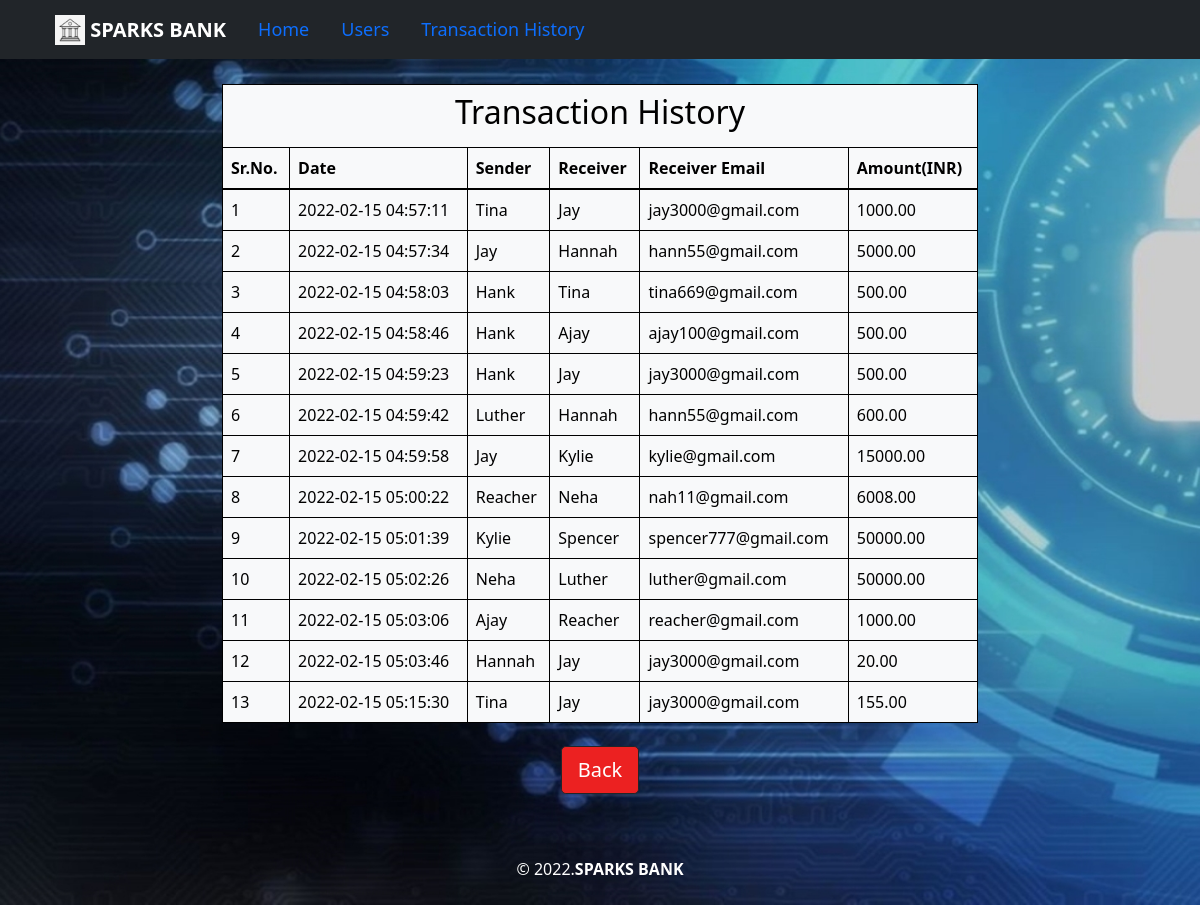
The app's page /allHistory.php with its own data.
### tables this page shows
CREATE TABLE `transfers` (
  `srno` int(11) NOT NULL,
  `date_time` timestamp NOT NULL DEFAULT current_timestamp() ON UPDATE current_timestamp(),
  `sender` varchar(50) NOT NULL,
  `receiver` varchar(50) NOT NULL,
  `r_email` varchar(50) NOT NULL,
  `amount` double(10,2) NOT NULL
);

### allHistory.php (the view, shortened to what this page needs)
<?php
include 'conn.php';
$sql = "SELECT * FROM transfers;";
$result=mysqli_query($conn,$sql);
?>
<!DOCTYPE html>
<html lang="en">
<head>
    <link href="https://cdn.jsdelivr.net/npm/bootstrap@5.1.3/dist/css/bootstrap.min.css" rel="stylesheet">
    <link rel="stylesheet" href="style.css">
</head>
  <body class="bg">
      <?php
        include 'navbar.php';
      ?>
    <div class="container" style="width: 65%; margin-top:25px;">
            <table class="table table-bordered table-light border-0 table-hover">
                <thead>
                  <tr>
                    <div class=""></div><th colspan="6"> <h2 class="text-center">Transaction History</h2> </th>
                  </tr>
                    <tr>
                      <th scope="col">Sr.No.</th>
                      <th scope="col">Date</th>
                      <th scope="col">Sender</th>
                      <th scope="col">Receiver</th>
                      <th scope="col">Receiver Email</th>
                      <th scope="col">Amount(INR)</th>
                    </tr>
                  </thead>
                  <tbody>
                      <?php
                      if($result->num_rows>0){
                        while($row=$result->fetch_assoc()){
                          ?>
                          <tr>
                            <td><?php echo $row['srno']; ?></td>
                            <td><?php echo $row['date_time']; ?></td>
                            <td><?php echo $row['sender']; ?></td>
                            <td><?php echo $row['receiver']; ?></td>
                            <td><?php echo $row['r_email']; ?></td>
                            <td><?php echo $row['amount']; ?></td>
                          </tr>
                            <?php
                        }
                      }
                      else{
                        ?>
                        <tr>
                          <th class="text-center" colspan="6">There's No Data found!!!</th>
                        </tr>
                        <?php
                      }
                      ?>
                  </tbody>
            </table>
            <div class="btn" style="display:revert;">
              <a href="#" class="btn btn-dark btn-lg" style="background-color:#ec2121;" onclick="history.back()">Back</a>
            </div>
      </div>
      <?php
        include 'footer.php';
        ?>
  </body>
</html>

### navbar.php
<nav class="navbar navbar-expand-lg navbar-dark bg-dark"  >
          <a class="navbar-brand" href="index.php" style="color:white;margin-left: 55px;">
            <img src="icon.jpg" width="30" height="30" class="d-inline-block align-top"  alt="img" ><strong style="color: white;">&nbsp;SPARKS BANK</strong>
          </a>
          <a class="nav-item nav-link"  onMouseOver="this.style.color='#D3D3D3'"
          onMouseOut="this.style.color='blue'" href="index.php">Home</a>
          <a class="nav-item nav-link" onMouseOver="this.style.color='#D3D3D3'"
          onMouseOut="this.style.color='blue'" href="users.php">Users</a>
          <a class="nav-item nav-link" onMouseOver="this.style.color='#D3D3D3'"
          onMouseOut="this.style.color='blue'" href="allHistory.php">Transaction History</a>
</nav>

### footer.php
<footer class="footer">
    <div class="container">
        <div class="text-center mt-5 py-2">
             <p style="color:white;">&copy 2022.<b>SPARKS BANK</b> </p>
        </div>
    </div>
</footer>

### style.css (style rules this page uses)
body, html { height: 100%; }
.bg { background-image: url("bank.jpg"); background-attachment: fixed; height: 100%; background-position: center; background-repeat: no-repeat; background-size: cover; }
.nav-item { font-size: 18px; }

### records on screen
transfers: srno "1", date_time "2022-02-15 04:57:11", sender "Tina", receiver "Jay", r_email "jay3000@gmail.com", amount "1000.00"
transfers: srno "2", date_time "2022-02-15 04:57:34", sender "Jay", receiver "Hannah", r_email "hann55@gmail.com", amount "5000.00"
transfers: srno "3", date_time "2022-02-15 04:58:03", sender "Hank", receiver "Tina", r_email "tina669@gmail.com", amount "500.00"
transfers: srno "4", date_time "2022-02-15 04:58:46", sender "Hank", receiver "Ajay", r_email "ajay100@gmail.com", amount "500.00"
transfers: srno "5", date_time "2022-02-15 04:59:23", sender "Hank", receiver "Jay", r_email "jay3000@gmail.com", amount "500.00"
transfers: srno "6", date_time "2022-02-15 04:59:42", sender "Luther", receiver "Hannah", r_email "hann55@gmail.com", amount "600.00"
transfers: srno "7", date_time "2022-02-15 04:59:58", sender "Jay", receiver "Kylie", r_email "kylie@gmail.com", amount "15000.00"
transfers: srno "8", date_time "2022-02-15 05:00:22", sender "Reacher", receiver "Neha", r_email "nah11@gmail.com", amount "6008.00"
transfers: srno "9", date_time "2022-02-15 05:01:39", sender "Kylie", receiver "Spencer", r_email "spencer777@gmail.com", amount "50000.00"
transfers: srno "10", date_time "2022-02-15 05:02:26", sender "Neha", receiver "Luther", r_email "luther@gmail.com", amount "50000.00"
transfers: srno "11", date_time "2022-02-15 05:03:06", sender "Ajay", receiver "Reacher", r_email "reacher@gmail.com", amount "1000.00"
transfers: srno "12", date_time "2022-02-15 05:03:46", sender "Hannah", receiver "Jay", r_email "jay3000@gmail.com", amount "20.00"
transfers: srno "13", date_time "2022-02-15 05:15:30", sender "Tina", receiver "Jay", r_email "jay3000@gmail.com", amount "155.00"
